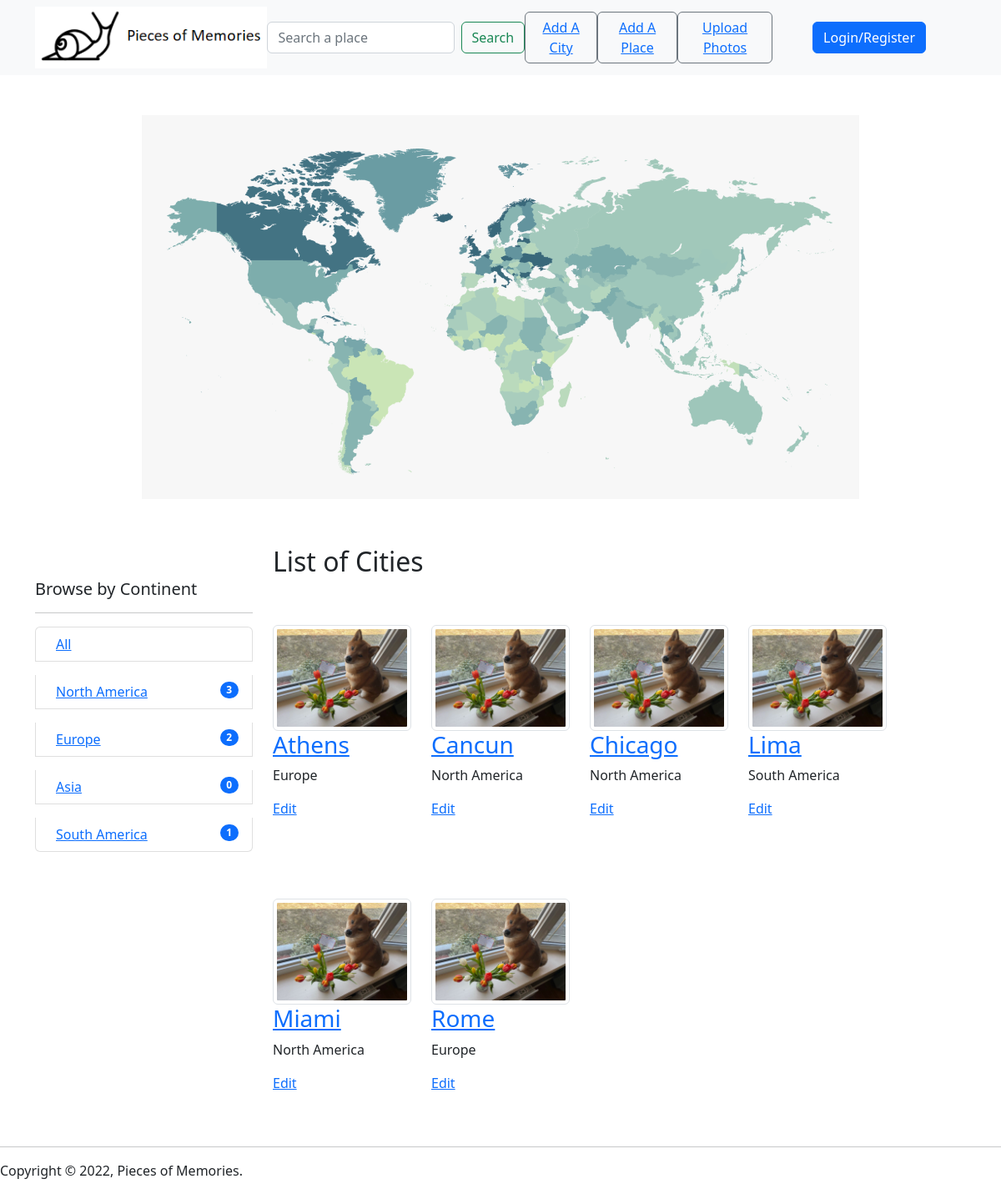
The page / on the database its author committed.
### base/models.py (models this page shows, shortened)
class Continente(models.Model):
    name = models.CharField(max_length=200)

class City(models.Model):
    user = models.ForeignKey(User, on_delete=models.SET_NULL, null=True)
    name = models.CharField(max_length=200)
    description = models.TextField(null=True, blank=True)
    country = models.CharField(max_length=50, null=True)
    continente = models.ForeignKey(Continente, on_delete=models.SET_NULL, null=True)
    updated = models.DateTimeField(auto_now=True)
    created = models.DateTimeField(auto_now_add=True)
    class Meta:
        ordering = ['-updated', '-created']

### base/views.py (the view)
# urls.py: 2. Add a URL to urlpatterns:  path('', views.home, name='home')
def home(request):
    q = request.GET.get('q') if request.GET.get('q') != None else ''
    cities = City.objects.filter(
        Q(continente__name__icontains=q) |
        Q(name__icontains=q) |
        Q(country__icontains=q)
        )
    continentes = Continente.objects.all()
    city_count = cities.count()
    context = {
        'cities':cities,
        'continentes': continentes
    }
    return render(request, 'base/home.html', context)

### base/templates/base/home.html (shortened to what this page needs)
{% extends 'main.html' %}
{% load static %}
{% block content %}
<div  class="container ms-auto p-5">
    <div class="text-center">
        <img class="img-fluid" src="{% static 'images/banner.png' %}" alt="">
    </div>
</div>
<div class="container">
    <div class="row">
        <div class="col-3 pt-5">
            <h5>Browse by Continent</h5>
            <hr>
            <div class="list-group">
                <ul class="list-group-item d-flex justify-content-between align-items-start">
                    <div class="ms-2 me-auto">
                        <a href="{% url 'home' %}">All</a>
                    </div>
                </ul>
                {% for continente in continentes %}
                <ul class="list-group-item d-flex justify-content-between align-items-start">
                    <div class="ms-2 me-auto">
                        <a href="{% url 'home' %}?q={{continente.name}}">{{continente.name}}</a>
                    </div>
                    <span class="badge bg-primary rounded-pill">{{continente.city_set.all.count}}</span>
                </ul>
                {% endfor %}
            </div>
        </div>
        <div  class="col-8 pt-2">
            <h2 class="">List of Cities</h2>
            <div class="row">
                {% for city in cities %}
                <div  class="col-md-3 py-5">
                    <img class="img-thumbnail" src="{% static 'images/4.jpg' %}">
                    <span>
                        <h3><a href="{% url 'city' city.id %}">{{city.name}}</a></h3>
                        <p>{{city.continente.name}}</p>
                    </span>
                    <a href="{% url 'update-city' city.id %}">Edit</a>
                </div>
                {% endfor %}
            </div>
        </div>
    </div>
</div>
{% endblock %}

### rows shown on the page
Continente: name "North America", city_set.all.count "3"
Continente: name "Europe", city_set.all.count "2"
Continente: name "Asia", city_set.all.count "0"
Continente: name "South America", city_set.all.count "1"
City: name "Athens", continente.name "Europe"
City: name "Cancun", continente.name "North America"
City: name "Chicago", continente.name "North America"
City: name "Lima", continente.name "South America"
City: name "Miami", continente.name "North America"
City: name "Rome", continente.name "Europe"
